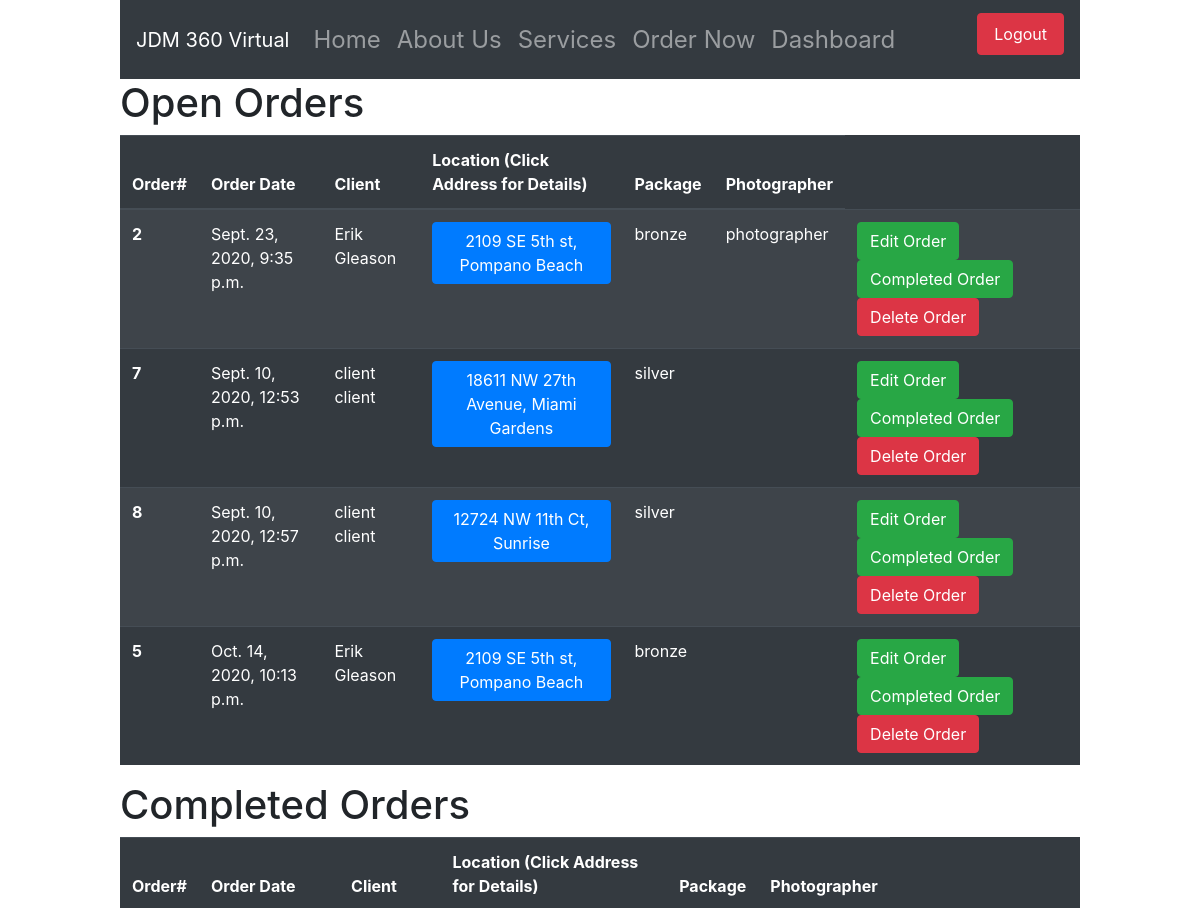
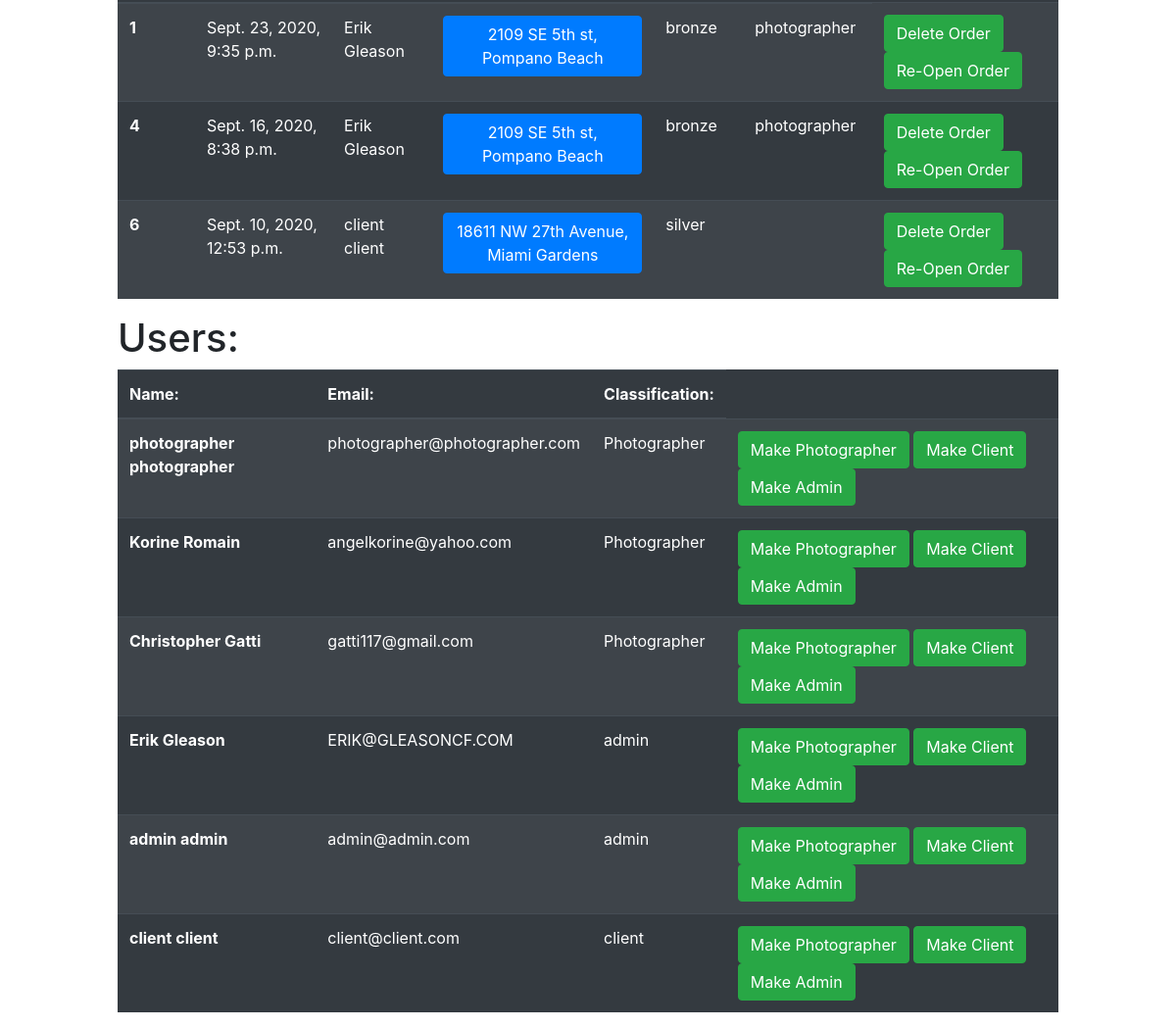
The page /admin (signed in) on the database its author committed (2 pictures, top to bottom).
### jdm360/models.py (models this page shows)
class Orders(models.Model):
    location = models.ForeignKey(Locations, related_name='order', on_delete=models.CASCADE)
    package = models.CharField(max_length=25)
    orderdate = models.DateTimeField()
    comments = models.CharField(max_length=255)
    client = models.ForeignKey(Users, related_name="order", on_delete=models.CASCADE)
    photographer = models.CharField(max_length=255)
    status = models.CharField(max_length=25, default='Open')
    created_at = models.DateTimeField(auto_now_add=True)
    updated_at = models.DateTimeField(auto_now=True)

class Users(models.Model):
    fname = models.CharField(max_length=45)
    lname = models.CharField(max_length=45)
    email = models.EmailField()
    password = models.CharField(max_length=155)
    classification = models.CharField(max_length=100, default="client")
    created_at = models.DateTimeField(auto_now_add=True)
    updated_at = models.DateTimeField(auto_now=True)
    objects = UserManager()

class Locations(models.Model):
    address = models.CharField(max_length=255)
    city = models.CharField(max_length=100)
    state = models.CharField(max_length=2)
    zipcode = models.IntegerField()
    created_at = models.DateTimeField(auto_now_add=True)
    updated_at = models.DateTimeField(auto_now=True)

### jdm360/views.py (the view)
# urls.py: path('admin', views.admin),
def admin(request):
    if Users.objects.get(id=request.session['user_id']).classification == 'admin':
        context = {
            'all_orders' : Orders.objects.all().order_by('status'),
            'all_users' : Users.objects.all().order_by('classification'),
        }
        return render(request, 'admin.html', context)
    return redirect('/client')

### jdm360/templates/admin.html (shortened to what this page needs)
<!DOCTYPE html>
<html lang="en">
<head>
    <link rel="stylesheet" href="https://stackpath.bootstrapcdn.com/bootstrap/4.5.2/css/bootstrap.min.css"
>
    {% load static %}
    <link rel="stylesheet" href="{% static 'css/styles.css' %}">
</head>
<body>
    <div class="bodywrapper">
        {% if request.session.name is defined %}
                {% include 'loginheader.html' %}
            {% else %}
                {% include 'header.html' %}
        {% endif %}
                <table class="table table-striped table-dark" id="ordertable">
            <h1>Open Orders</h1>
            <thead>
                <tr>
                    <th scope="col">Order#</th>
                    <th scope="col">Order Date</th>
                    <th scope="col">Client</th>
                    <th scope="col">Location (Click Address for Details)</th>
                    <th scope="col">Package</th>
                    <th scope="col">Photographer</th>
                </tr>
            </thead>
            <tbody>
                {% for order in all_orders %}
                {% if order.status != 'Closed' %}
                <tr>
                    <th scope="row">{{order.id}}</td>
                    <td>{{order.orderdate}}</td>
                    <td>{{order.client.fname}} {{order.client.lname}}</td>
                    <td><a href="/view/{{order.id}}"><b class="btn btn-primary">{{order.location.address}}, {{order.location.city}}</b></a></td>
                    <td>{{order.package}}</td>
                    <td>{{order.photographer}}</td>
                    <td>
                        <a href="/edit/{{order.id}}"><b class="btn btn-success">Edit Order</b></a>
                        <a href="/completed/{{order.id}}"><b class="btn btn-success">Completed Order</b></a>
                        <a href="/deleteorder/{{order.id}}"><b class="btn btn-danger">Delete Order</b></a>
                    </td>
                    {% endif %}
                    {% endfor %}
                </tr>
            </tbody>
        </table>
        <table class="table table-striped table-dark" id="ordertable">
            <h1>Completed Orders</h1>
            <thead>
                <tr>
                    <th scope="col">Order#</th>
                    <th scope="col">Order Date</th>
                    <th scope="col">Client</th>
                    <th scope="col">Location (Click Address for Details)</th>
                    <th scope="col">Package</th>
                    <th scope="col">Photographer</th>
                </tr>
            </thead>
            <tbody>
                {% for order in all_orders %}
                {% if order.status == 'Closed' %}
                <tr>
                    <th scope="row">{{order.id}}</td>
                    <td>{{order.orderdate}}</td>
                    <td>{{order.client.fname}} {{order.client.lname}}</td>
                    <td><a href="/view/{{order.id}}"><b class="btn btn-primary">{{order.location.address}}, {{order.location.city}}</b></a></td>
                    <td>{{order.package}}</td>
                    <td>{{order.photographer}}</td>
                    <td>
                        <a href="/deleteorder/{{order.id}}"><b class="btn btn-success">Delete Order</b></a>
                        <a href="/open/{{order.id}}"><b class="btn btn-success">Re-Open Order</b></a>
                    </td>
                    {% endif %}
                    {% endfor %}
                </tr>
            </tbody>
        </table>
        <table class="table table-striped table-dark" id="ordertable">
            <thead>
                <h1>Users:</h1>
                <tr>
                    <th scope="col">Name:</th>
                    <th scope="col">Email:</th>
                    <th scope="col">Classification:</th>
                </tr>
            </thead>
            <tbody>
                {% for user in all_users %}
                <tr>
                    <th scope="row">{{user.fname}} {{user.lname}}</td>
                    <td>{{user.email}}</td>
                    <td>{{user.classification}}</td>
                    <td>
                        <a href="/photographer/{{user.id}}" class="btn btn-success">Make Photographer</a>
                        <a href="/makeclient/{{user.id}}" class="btn btn-success">Make Client</a>
                        <a href="/makeadmin/{{user.id}}" class="btn btn-success">Make Admin</a>
                    </td>
                    {% endfor %}
                </tr>
            </tbody>
        </table>
    </div>
</body>
</html>

### jdm360/templates/header.html (shortened to what this page needs)
<nav class="navbar navbar-expand-lg navbar-dark bg-dark">
    <a class="navbar-brand" href="#">JDM 360 Virtual</a>
    <div class="collapse navbar-collapse" id="navbarTogglerDemo03">
        <ul class="navbar-nav mr-auto mt-2 mt-lg-0">
            <li class="nav-item">
                <a class="nav-link" href="/">Home</a>
            </li>
            <li class="nav-item">
                <a class="nav-link" href="/aboutus">About Us</a>
            </li>
            <li class="nav-item">
                <a class="nav-link" href="/services">Services</a>
            </li>
            <li class="nav-item">
                <a class="nav-link" href="/order">Order Now</a>
            </li>
            <li class="nav-item">
                <a href="/admin" class="nav-link">Dashboard</a>
            </li>
        </ul>
        <form class="form-inline my-2 my-lg-0">
                <ul class="nav-item">
                    <a class="nav-link btn btn-danger" href="/logout">Logout</a>
                </ul>
        </form>
    </div>
</nav>

### jdm360/static/css/styles.css (style rules this page uses)
.bodywrapper { width: 80%; margin: auto; }
form .btn { margin-top: 5px; }
li { font-size: 1.5rem; }

### rows shown on the page
Orders: id "2", orderdate "Sept. 23, 2020, 9:35 p.m.", client.fname "Erik", client.lname "Gleason", location.address "2109 SE 5th st", location.city "Pompano Beach", package "bronze", photographer "photographer"
Orders: id "7", orderdate "Sept. 10, 2020, 12:53 p.m.", client.fname "client", client.lname "client", location.address "18611 NW 27th Avenue", location.city "Miami Gardens", package "silver"
Orders: id "8", orderdate "Sept. 10, 2020, 12:57 p.m.", client.fname "client", client.lname "client", location.address "12724 NW 11th Ct", location.city "Sunrise", package "silver"
Orders: id "5", orderdate "Oct. 14, 2020, 10:13 p.m.", client.fname "Erik", client.lname "Gleason", location.address "2109 SE 5th st", location.city "Pompano Beach", package "bronze"
Orders: id "1", orderdate "Sept. 23, 2020, 9:35 p.m.", client.fname "Erik", client.lname "Gleason", location.address "2109 SE 5th st", location.city "Pompano Beach", package "bronze", photographer "photographer"
Orders: id "4", orderdate "Sept. 16, 2020, 8:38 p.m.", client.fname "Erik", client.lname "Gleason", location.address "2109 SE 5th st", location.city "Pompano Beach", package "bronze", photographer "photographer"
Orders: id "6", orderdate "Sept. 10, 2020, 12:53 p.m.", client.fname "client", client.lname "client", location.address "18611 NW 27th Avenue", location.city "Miami Gardens", package "silver"
Users: fname "photographer", lname "photographer", email "photographer@photographer.com", classification "Photographer"
Users: fname "Korine", lname "Romain", email "angelkorine@yahoo.com", classification "Photographer"
Users: fname "Christopher", lname "Gatti", email "gatti117@gmail.com", classification "Photographer"
Users: fname "Erik", lname "Gleason", email "ERIK@GLEASONCF.COM", classification "admin"
Users: fname "admin", lname "admin", email "admin@admin.com", classification "admin"
Users: fname "client", lname "client", email "client@client.com", classification "client"
